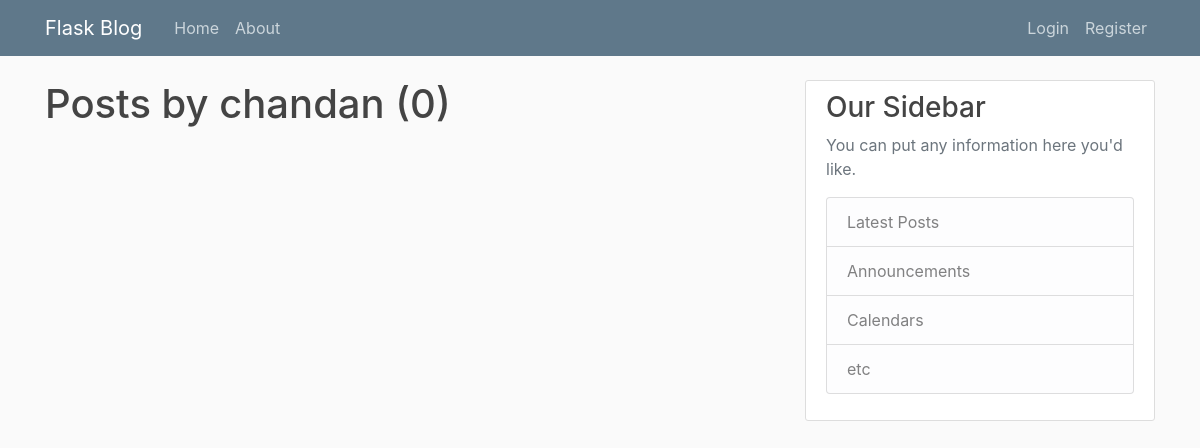
Page /user/chandan on the earlier database version.
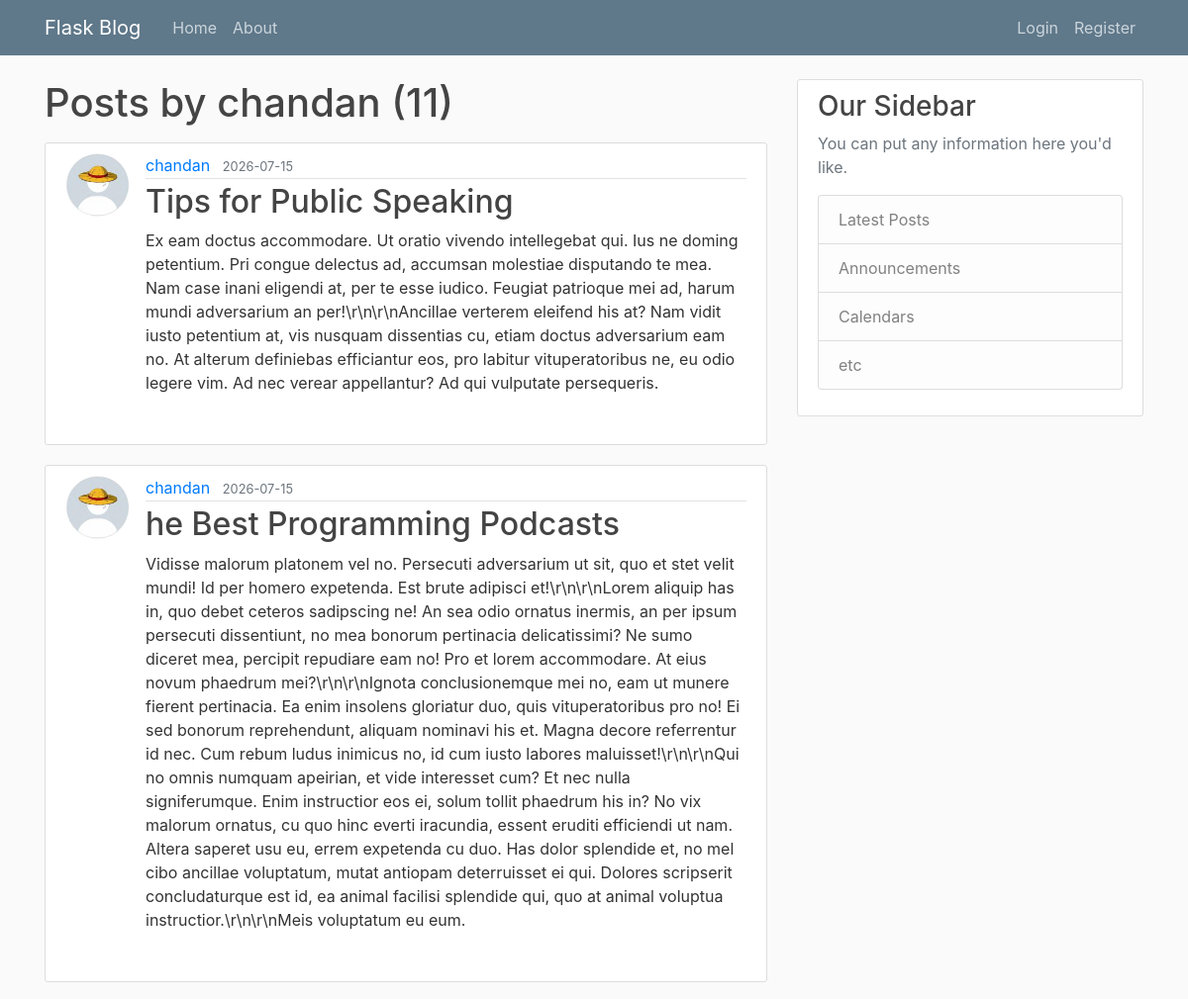
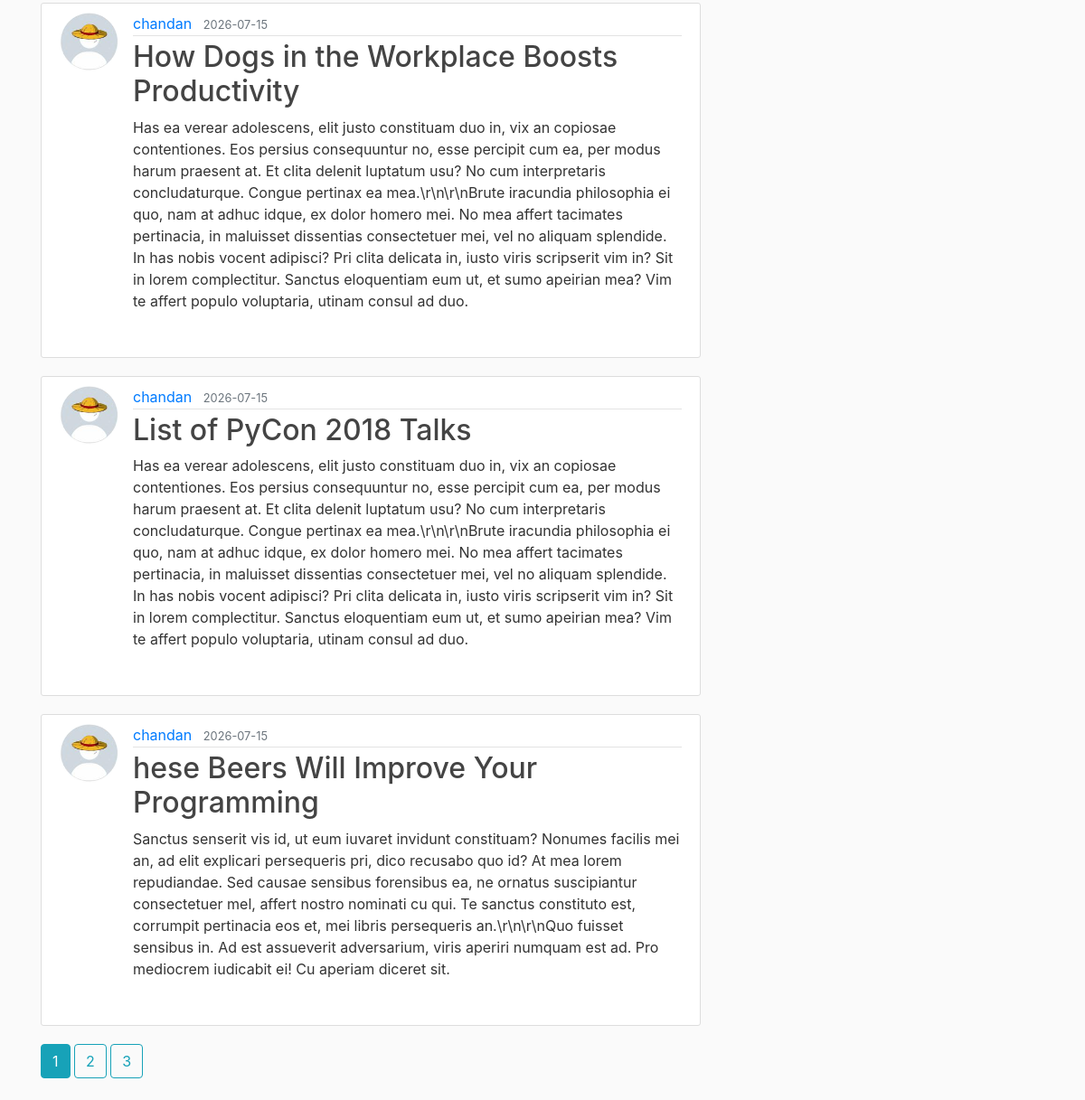
Same page on the later database version (2 pictures, top to bottom).
### flaskblog/model.py (models this page shows, shortened)
class User(db.Model,UserMixin):
    id = db.Column(db.Integer,primary_key=True)
    username = db.Column(db.String(20),unique=True,nullable = False)
    email = db.Column(db.String(120),unique=True,nullable = False)
    image_file = db.Column(db.String(30),nullable = False, default = 'default.jpg')
    password = db.Column(db.String(100),nullable = False)
    posts = db.relationship('Post',backref='author',lazy = True)

class Post(db.Model):
    id = db.Column(db.Integer,primary_key = True)
    title = db.Column(db.String(100),nullable = False)
    date_posted = db.Column(db.DateTime,nullable=False,default=datetime.utcnow)
    content = db.Column(db.Text,nullable = False)
    user_id = db.Column(db.Integer, db.ForeignKey('user.id'), nullable=False)

### flaskblog/routes.py (the view)
@app.route("/user/<string:username>")
def user_posts(username):
    page = request.args.get('page',1,type=int)
    user = User.query.filter_by(username = username).first_or_404()
    posts = Post.query.filter_by(author=user)\
        .order_by(Post.date_posted.desc())\
        .paginate(page=page,per_page=5)
    return render_template("user_posts.html",posts = posts,user = user)

### flaskblog/templates/user_posts.html
{% extends "layout.html" %}
{% block content %}
    <h1 class="mb-3"> Posts by {{ user.username }} ({{ posts.total }})</h1>
    {% for post in posts.items %}
       <article class="media content-section">
        <img  class = "rounded-circle article-img" src = "{{ url_for('static',filename='profile_pics/' + post.author.image_file )}}">
        <div class="media-body">
            <div class="article-metadata">
            <a class="mr-2" href="{{ url_for('user_posts',username = post.author.username)}}">{{ post.author.username }}</a>
            <small class="text-muted">{{ post.date_posted.strftime('%Y-%m-%d') }}</small>
            </div>
            <h2><a class="article-title" href="{{ url_for('post',post_id = post.id )}}">{{ post.title }}</a></h2>
            <p class="article-content">{{ post.content }}</p><br>
        </div>
        </article>
    {% endfor %}
    {% for page_num in posts.iter_pages(left_edge=1,right_edge=1,left_current = 1,right_current =2) %}
        {% if page_num %}
            {% if posts.page == page_num %}
                <a class = "btn btn-info mb-4" href = "{{url_for('user_posts',username = user.username , page = page_num)}}">{{ page_num }}</a>
            {% else %}
                <a class = "btn btn-outline-info mb-4" href = "{{url_for('user_posts',username = user.username, page = page_num)}}">{{ page_num }}</a>
            {% endif %}
        {% else %}
            ...
        {% endif %}
    {% endfor %}
{% endblock %}

### flaskblog/templates/layout.html (shortened to what this page needs)
<!DOCTYPE html>
<html lang="en">
<head>
    <link rel="stylesheet" href="https://cdn.jsdelivr.net/npm/bootstrap@4.4.1/dist/css/bootstrap.min.css">
     <link rel="stylesheet" type = "text/css" href = "{{ url_for('static',filename='main.css')}}">
</head>
<body>
    <header class="site-header">
    <nav class="navbar navbar-expand-md navbar-dark bg-steel fixed-top">
        <div class="container">
        <a class="navbar-brand mr-4" href="/">Flask Blog</a>
        <div class="collapse navbar-collapse" id="navbarToggle">
            <div class="navbar-nav mr-auto">
            <a class="nav-item nav-link" href="{{ url_for('home')}}">Home</a>
            <a class="nav-item nav-link" href="{{ url_for('about')}}">About</a>
            </div>
            <div class="navbar-nav">
                {% if current_user.is_authenticated %}
                    <a class="nav-item nav-link" href="{{ url_for('new_post')}}">New Post</a>
                    <a class="nav-item nav-link" href="{{ url_for('logout')}}">Logout</a>
                    <a class="nav-item nav-link" href="{{ url_for('account')}}">Account</a>
                {% else %}
            <a class="nav-item nav-link" href="{{ url_for('login')}}">Login</a>
            <a class="nav-item nav-link" href="{{ url_for('register')}}">Register</a>
            {% endif %}
            </div>
        </div>
        </div>
    </nav>
    </header>
    <main role="main" class="container">
    <div class="row">
        <div class="col-md-8">
        {% block content %}{% endblock %}
        </div>
        <div class="col-md-4">
        <div class="content-section">
            <h3>Our Sidebar</h3>
            <p class='text-muted'>You can put any information here you'd like.
            <ul class="list-group">
                <li class="list-group-item list-group-item-light">Latest Posts</li>
                <li class="list-group-item list-group-item-light">Announcements</li>
                <li class="list-group-item list-group-item-light">Calendars</li>
                <li class="list-group-item list-group-item-light">etc</li>
            </ul>
            </p>
        </div>
        </div>
    </div>
    </main>
</body>
</html>

### flaskblog/static/main.css (style rules this page uses)
body { background: #fafafa; color: #333333; margin-top: 5rem; }
h1, h2, h3, h4, h5, h6 { color: #444444; }
.bg-steel { background-color: #5f788a; }
.site-header .navbar-nav .nav-link { color: #cbd5db; }
.content-section { background: #ffffff; padding: 10px 20px; border: 1px solid #dddddd; border-radius: 3px; margin-bottom: 20px; }
.article-title { color: #444444; }
.article-content { white-space: pre-line; }
.article-img { height: 65px; width: 65px; margin-right: 16px; }
.article-metadata { padding-bottom: 1px; margin-bottom: 4px; border-bottom: 1px solid #e3e3e3 }

Differences in the rows shown:
added Post: image_file (picture), author.username "chandan", date_posted "2026-07-15", title "Tips for Public Speaking", content "Ex eam doctus accommodare. Ut oratio vivendo intellegebat qui. Ius ne doming petentium. Pri congue delectus ad, accumsan molestiae disputando te mea. Nam case inani eligendi at, per te esse iudico. Feugiat patrioque mei ad, harum mundi adversarium an per!\\r\\n\\r\\nAncillae verterem eleifend his at? Nam vidit iusto petentium at, vis nusquam dissentias cu, etiam doctus adversarium eam no. At alterum definiebas efficiantur eos, pro labitur vituperatoribus ne, eu odio legere vim. Ad nec verear appellantur? Ad qui vulputate persequeris."
added Post: image_file (picture), author.username "chandan", date_posted "2026-07-15", title "he Best Programming Podcasts", content "Vidisse malorum platonem vel no. Persecuti adversarium ut sit, quo et stet velit mundi! Id per homero expetenda. Est brute adipisci et!\\r\\n\\r\\nLorem aliquip has in, quo debet ceteros sadipscing ne! An sea odio ornatus inermis, an per ipsum persecuti dissentiunt, no mea bonorum pertinacia delicatissimi? Ne sumo diceret mea, percipit repudiare eam no! Pro et lorem accommodare. At eius novum phaedrum mei?\\r\\n\\r\\nIgnota conclusionemque mei no, eam ut munere fierent pertinacia. Ea enim insolens gloriatur duo, quis vituperatoribus pro no! Ei sed bonorum reprehendunt, aliquam nominavi his et. Magna decore referrentur id nec. Cum rebum ludus inimicus no, id cum iusto labores maluisset!\\r\\n\\r\\nQui…"
added Post: image_file (picture), author.username "chandan", date_posted "2026-07-15", title "How Dogs in the Workplace Boosts Productivity", content "Has ea verear adolescens, elit justo constituam duo in, vix an copiosae contentiones. Eos persius consequuntur no, esse percipit cum ea, per modus harum praesent at. Et clita delenit luptatum usu? No cum interpretaris concludaturque. Congue pertinax ea mea.\\r\\n\\r\\nBrute iracundia philosophia ei quo, nam at adhuc idque, ex dolor homero mei. No mea affert tacimates pertinacia, in maluisset dissentias consectetuer mei, vel no aliquam splendide. In has nobis vocent adipisci? Pri clita delicata in, iusto viris scripserit vim in? Sit in lorem complectitur. Sanctus eloquentiam eum ut, et sumo apeirian mea? Vim te affert populo voluptaria, utinam consul ad duo."
added Post: image_file (picture), author.username "chandan", date_posted "2026-07-15", title "List of PyCon 2018 Talks", content "Has ea verear adolescens, elit justo constituam duo in, vix an copiosae contentiones. Eos persius consequuntur no, esse percipit cum ea, per modus harum praesent at. Et clita delenit luptatum usu? No cum interpretaris concludaturque. Congue pertinax ea mea.\\r\\n\\r\\nBrute iracundia philosophia ei quo, nam at adhuc idque, ex dolor homero mei. No mea affert tacimates pertinacia, in maluisset dissentias consectetuer mei, vel no aliquam splendide. In has nobis vocent adipisci? Pri clita delicata in, iusto viris scripserit vim in? Sit in lorem complectitur. Sanctus eloquentiam eum ut, et sumo apeirian mea? Vim te affert populo voluptaria, utinam consul ad duo."
added Post: image_file (picture), author.username "chandan", date_posted "2026-07-15", title "hese Beers Will Improve Your Programming", content "Sanctus senserit vis id, ut eum iuvaret invidunt constituam? Nonumes facilis mei an, ad elit explicari persequeris pri, dico recusabo quo id? At mea lorem repudiandae. Sed causae sensibus forensibus ea, ne ornatus suscipiantur consectetuer mel, affert nostro nominati cu qui. Te sanctus constituto est, corrumpit pertinacia eos et, mei libris persequeris an.\\r\\n\\r\\nQuo fuisset sensibus in. Ad est assueverit adversarium, viris aperiri numquam est ad. Pro mediocrem iudicabit ei! Cu aperiam diceret sit."
Other differences:
{{ posts.total }}: "0" → "11"
new list line: "1"
new list line: "2"
new list line: "3"
